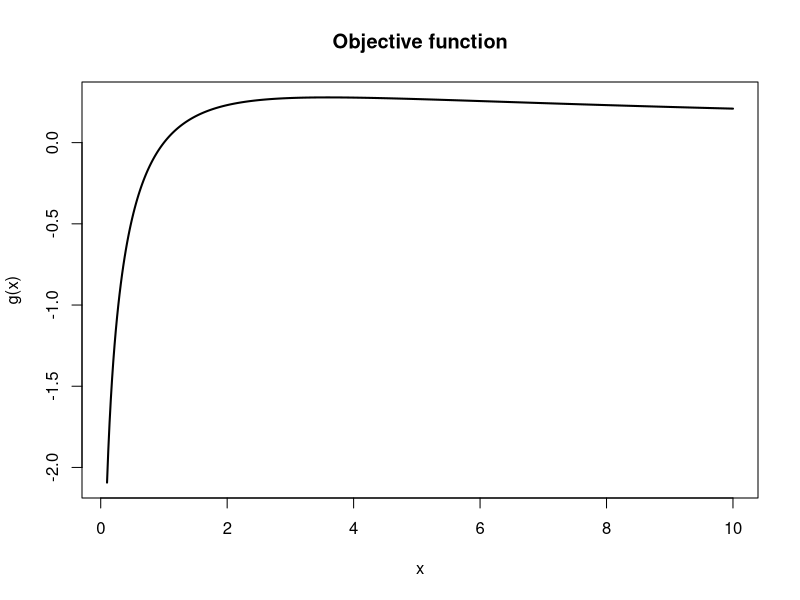

Write R code to recreate this figure.
## ---- chunk 1
#| label: setup
options(digits = 5)
## ---- chunk 2
g <- function(x) log(x) / (1 + x)

score <- function(x) {
  (1 + 1 / x - log(x)) / (1 + x)^2
}

score_derivative <- function(x) {
  -(3 + 4 / x + 1 / x^2 - 2 * log(x)) / (1 + x)^3
}

curve(g, from = 0.1, to = 10, n = 500,
      xlab = "x", ylab = "g(x)", lwd = 2,
      main = "Objective function")
## ---- chunk 3
newton_score <- function(start, score, score_derivative,
                         tolerance = 1e-10, max_iter = 100) {
  current <- start
  trace <- data.frame(
    iteration = 0,
    estimate = current,
    score = score(current)
  )

  for (iteration in seq_len(max_iter)) {
    derivative <- score_derivative(current)

    if (!is.finite(derivative) || abs(derivative) < .Machine$double.eps) {
      stop("Derivative is numerically zero or non-finite.")
    }

    candidate <- current - score(current) / derivative

    if (!is.finite(candidate) || candidate <= 0) {
      stop("Newton step left the admissible domain x > 0.")
    }

    trace <- rbind(
      trace,
      data.frame(
        iteration = iteration,
        estimate = candidate,
        score = score(candidate)
      )
    )

    if (abs(candidate - current) <= tolerance * (1 + abs(current))) {
      return(list(root = candidate, converged = TRUE, trace = trace))
    }

    current <- candidate
  }

  list(root = current, converged = FALSE, trace = trace)
}

newton_fit <- newton_score(
  start = 3,
  score = score,
  score_derivative = score_derivative
)

newton_fit$trace
## ---- chunk 4
c(
  estimate = newton_fit$root,
  objective = g(newton_fit$root),
  curvature = score_derivative(newton_fit$root)
)
## ---- chunk 5
bounded_fit <- optimize(g, interval = c(0.1, 10), maximum = TRUE)

comparison <- data.frame(
  method = c("Newton-Raphson", "optimize"),
  estimate = c(newton_fit$root, bounded_fit$maximum),
  objective = c(g(newton_fit$root), bounded_fit$objective)
)

comparison
## ---- chunk 6
rosenbrock <- function(par) {
  100 * (par[2] - par[1]^2)^2 + (1 - par[1])^2
}

start <- c(-1.2, 1)

fit_bfgs <- optim(start, rosenbrock, method = "BFGS")
fit_nelder <- optim(start, rosenbrock, method = "Nelder-Mead")

optimization_results <- data.frame(
  method = c("BFGS", "Nelder-Mead"),
  x1 = c(fit_bfgs$par[1], fit_nelder$par[1]),
  x2 = c(fit_bfgs$par[2], fit_nelder$par[2]),
  objective = c(fit_bfgs$value, fit_nelder$value),
  convergence = c(fit_bfgs$convergence, fit_nelder$convergence),
  function_evaluations = c(fit_bfgs$counts[1], fit_nelder$counts[1])
)

optimization_results
